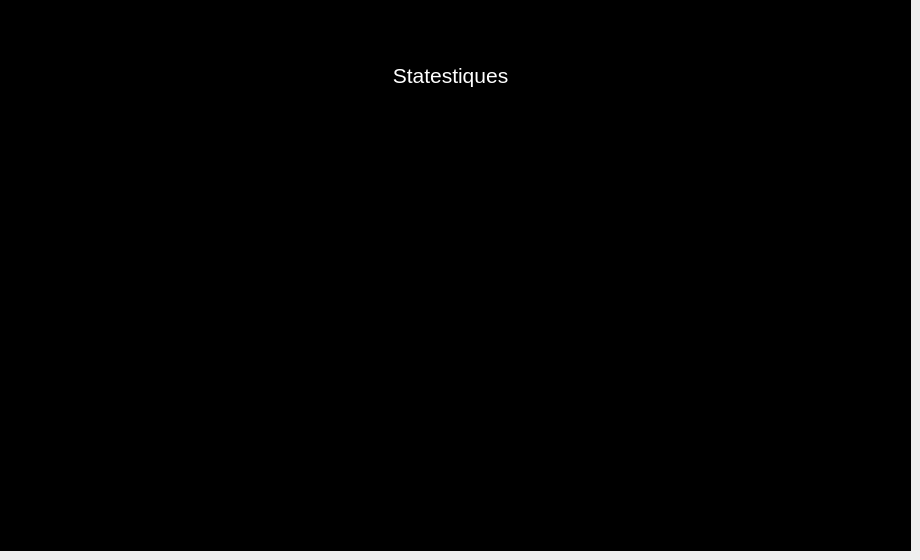
     <widget class="QWidget" name="tab_6">
      <attribute name="title">
       <string>Stats</string>
      </attribute>
      <widget class="QFrame" name="frame">
       <property name="geometry">
        <rect>
         <x>0</x>
         <y>0</y>
         <width>911</width>
         <height>551</height>
        </rect>
       </property>
       <property name="styleSheet">
        <string notr="true">background-color: rgb(0, 0, 0);</string>
       </property>
       <property name="frameShape">
        <enum>QFrame::StyledPanel</enum>
       </property>
       <property name="frameShadow">
        <enum>QFrame::Raised</enum>
       </property>
       <widget class="QFrame" name="horizontalFrame">
        <property name="geometry">
         <rect>
          <x>120</x>
          <y>120</y>
          <width>681</width>
          <height>421</height>
         </rect>
        </property>
        <property name="toolTip">
         <string>&lt;html&gt;&lt;head/&gt;&lt;body&gt;&lt;p align=&quot;center&quot;&gt;&lt;br/&gt;&lt;/p&gt;&lt;/body&gt;&lt;/html&gt;</string>
        </property>
        <property name="styleSheet">
         <string notr="true">background-color: rgb(0, 0, 0);</string>
        </property>
        <layout class="QHBoxLayout" name="horizontalLayout"/>
       </widget>
       <widget class="QLabel" name="label_33">
        <property name="geometry">
         <rect>
          <x>270</x>
          <y>40</y>
          <width>361</width>
          <height>71</height>
         </rect>
        </property>
        <property name="text">
         <string>&lt;html&gt;&lt;head/&gt;&lt;body&gt;&lt;p align=&quot;center&quot;&gt;&lt;span style=&quot; font-size:16pt; color:#ffffff;&quot;&gt;Statestiques&lt;/span&gt;&lt;/p&gt;&lt;/body&gt;&lt;/html&gt;</string>
        </property>
       </widget>
      </widget>
     </widget>
